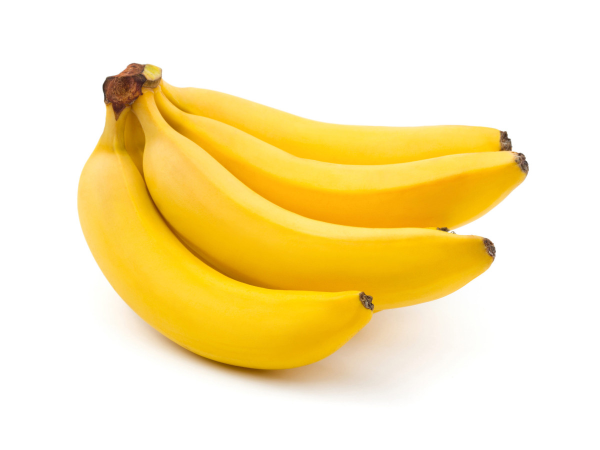
#> input picture Procesamiento de Imagenes/bananos.jpg, 1200 x 900 px (shown at 1/2 size)
$ jupyter execute --allow-errors histogram_picture.ipynb
#> lines starting #> are read from the running program, lines starting #| are printed output that depends on the picture; after the words box and inside, x2 and y2 are one past the last pixel; in counts of white or black regions, pixels touching at a corner belong together
[cell 1]
import cv2
import numpy as np
import matplotlib.pyplot as plt

[cell 2]
img = cv2.imread('bananos.jpg')
#> img is the input picture: shape (900, 1200, 3); mean B, G, R 178.6, 231.4, 249.5

[cell 3]
hsv =  cv2.cvtColor(img, cv2.COLOR_BGR2HSV)
#> hsv: shape (900, 1200, 3); mean H, S, V 9.6, 75, 249.5

[cell 4]
I=cv2.cvtColor(img, cv2.COLOR_BGR2GRAY)
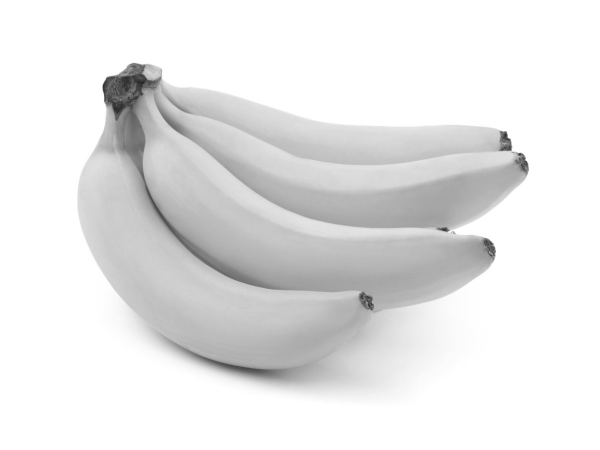
#> I: shape (900, 1200) (shown at 1/2 size); min 28, max 255, mean 230.8

[cell 5]
threshold = 251
mask = np.uint8((I<threshold)*255)
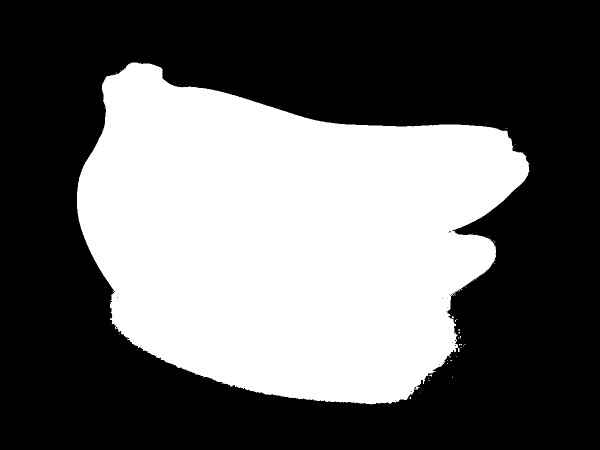
#> mask: shape (900, 1200) (shown at 1/2 size); 39.4% white; 66 white regions (65 under 20 px), largest, box (x1, y1, x2, y2) and area: (154, 124, 1060, 809) 425798

data=I.flatten()

[cell 6]
plt.hist(data, bins=100)
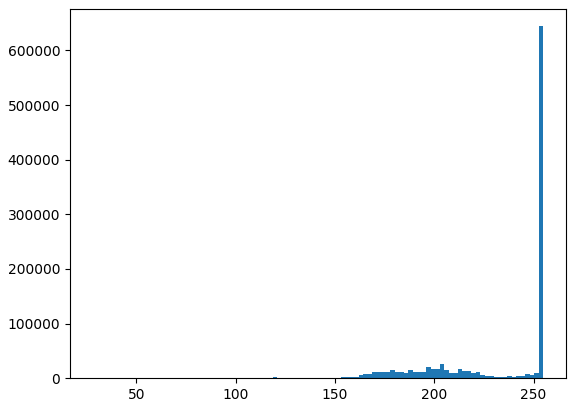
#> figure drawn by matplotlib, 1 panel; tallest bar 644407 high, from x = 252.7 to 255

[cell 7]
#show data as picture
plt.figure()
#> (the rest of this cell did not finish here and is left out)

[cell 8]
#to see all components in the same window

red = img[:,:,0].flatten()
green = img[:,:,1].flatten()
blue = img[:,:,2].flatten()

#red component has values closer to 0
plt.hist(red, bins=1000, histtype='stepfilled', color='red')
#intermediate values
plt.hist(green, bins=1000, histtype='stepfilled', color='green')
#blue component has values closer to 255
plt.hist(blue, bins=1000, histtype='stepfilled', color='blue')
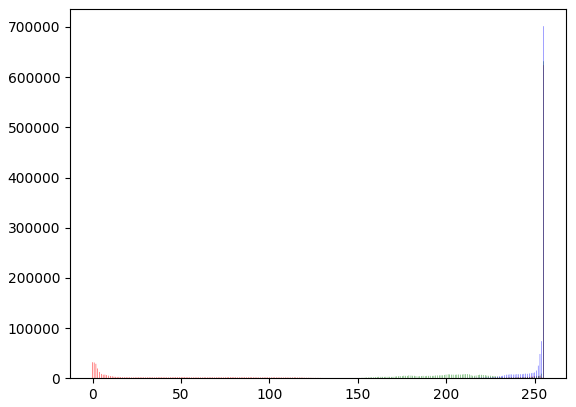
#> figure drawn by matplotlib, 1 panel
